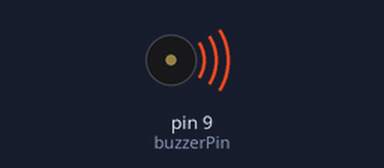
Simulated run of this sketch. Board: Arduino Uno, built with avr-gcc and run on an emulated ATmega328P. Shown: buzzer (waves = sounding).

Above: at 0.2 s.
At 5.0 s:
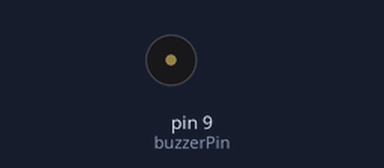
Timing chart, 0 to 8.0 s (numbered marks = the images above):
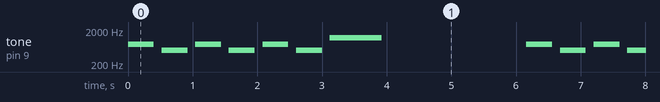

Measured:
- by itself, tone on pin 9 (buzzerPin): repeats every 6.2 s: silent 0.12 s, 500 Hz 0.40 s, silent 0.12 s, 750 Hz 0.40 s, silent 0.12 s, 500 Hz 0.40 s, silent 0.12 s, 750 Hz 0.40 s, silent 0.12 s, 500 Hz 0.40 s, silent 0.12 s, 1200 Hz 0.80 s, silent 2.2 s, 750 Hz 0.40 s

The sketch:

BUZZER_1.ino
```cpp
const int buzzerPin = 9; // Pin connected to the buzzer

// Frequencies for the melody of "Twinkle Twinkle Little Star"
int melody[] = {
  750, 500, 750, 500, 750, 500, 1200 // "Twinkle, twinkle"
};

// Durations of each note (in milliseconds)
int noteDurations[] = {
  400, 400, 400, 400, 400, 400, 800 // First line

};

void setup() {
  pinMode(buzzerPin, OUTPUT); // Set the buzzer pin as an output
}

void loop() {
  int melodyLength = sizeof(melody) / sizeof(melody[0]); // Get the number of notes in the melody

  for (int i = 0; i < melodyLength; i++) {
    int duration = noteDurations[i]; // Get the duration of the current note
    tone(buzzerPin, melody[i], duration); // Play the note
    delay(duration * 1.30); // Wait for the note to finish playing
  }

  delay(2000); // Wait for 2 seconds before playing the melody again
}
```
